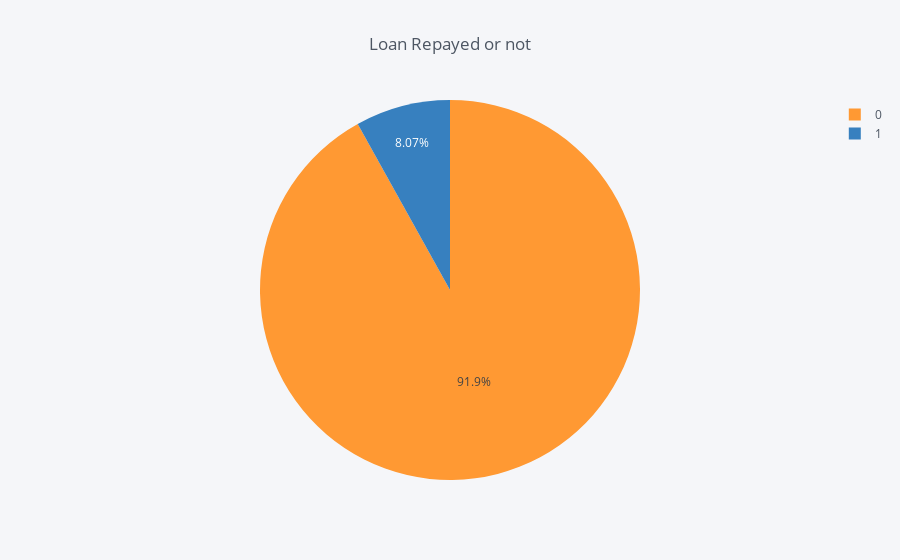

The cell this chart's notebook holds for it:
### Markdown cell above
### Data is balanced or imbalanced

### Code cell
temp = application_train["TARGET"].value_counts()
df = pd.DataFrame({'labels': temp.index,
                   'values': temp.values
                  })
df.iplot(kind='pie',labels='labels',values='values', title='Loan Repayed or not')

### Figure 1 — Plotly figure (JSON) as saved in the notebook; plotly's stock layout.template omitted (floating-point values rounded to 4 significant figures)
{"data": [{"labels": [0, 1], "marker": {"colors": ["rgba(255, 153, 51, 1.0)", "rgba(55, 128, 191, 1.0)"]}, "name": "", "type": "pie", "values": [282686, 24825]}], "layout": {"legend": {"bgcolor": "#F5F6F9", "font": {"color": "#4D5663"}}, "paper_bgcolor": "#F5F6F9", "plot_bgcolor": "#F5F6F9", "title": "Loan Repayed or not", "titlefont": {"color": "#4D5663"}}}
